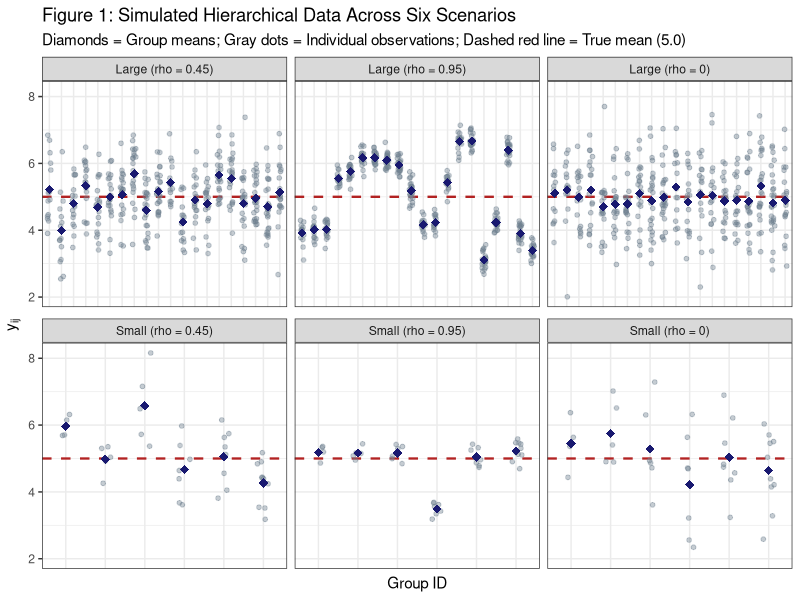
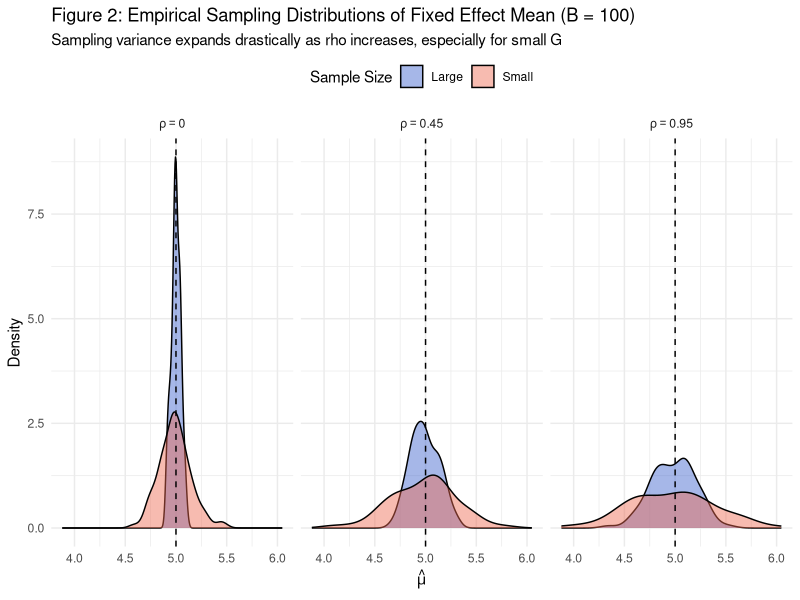
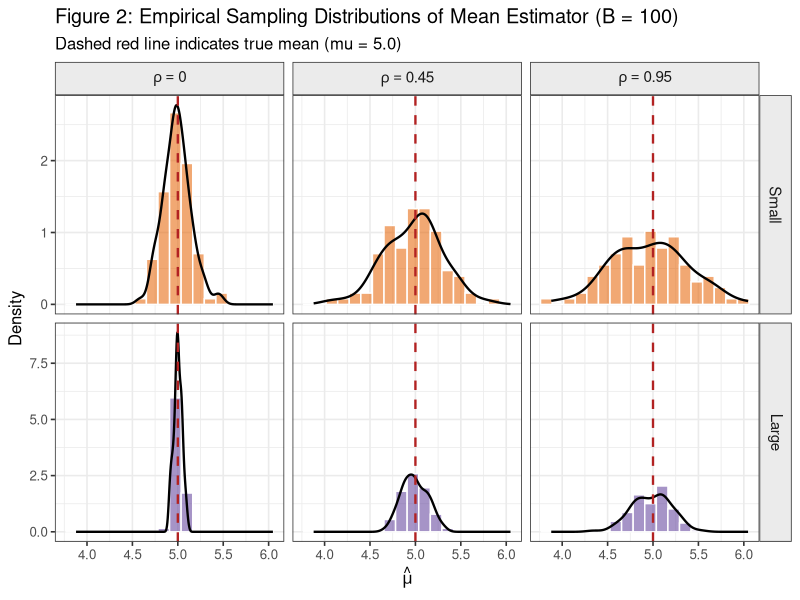

These charts were generated, in order, by the following R code:
## Assignment 2 Q3 ##
library(lme4)
library(ggplot2)
library(dplyr)
library(tidyr)

set.seed(123)

# -------------------------------------------------------------------------
# Define Design Configurations
# -------------------------------------------------------------------------
mu_true <- 5.0
sigma_tot_sq <- 1.0
rho_vals <- c(0.00, 0.45, 0.95)

# Unbalanced group setups
g_sizes_small <- c(4, 5, 6, 7, 8, 10) # G = 6, N = 40
set.seed(42)
g_sizes_large <- c(14, 15, 17, 18, 19, 20, 21, 22, 24, 25,
                   15, 16, 18, 19, 21, 22, 23, 25, 26, 20) # G = 20, N = 400

scenarios <- expand.grid(
  Size = c("Small", "Large"),
  Rho_True = rho_vals,
  stringsAsFactors = FALSE
)

# Simulator function
simulate_lmm_data <- function(group_sizes, mu, rho, sig_tot = 1.0) {
  sig_a_sq   <- rho * sig_tot
  sig_eps_sq <- (1 - rho) * sig_tot
  
  G <- length(group_sizes)
  a_i <- rnorm(G, mean = 0, sd = sqrt(sig_a_sq))
  
  group_vec <- rep(1:G, times = group_sizes)
  a_expanded <- rep(a_i, times = group_sizes)
  eps_ij <- rnorm(sum(group_sizes), mean = 0, sd = sqrt(sig_eps_sq))
  
  data.frame(
    group = factor(group_vec),
    y = mu + a_expanded + eps_ij
  )
}

# -------------------------------------------------------------------------
# Part (i): Single Realization per Scenario
# -------------------------------------------------------------------------
single_run_results <- list()
sim_datasets <- list()

for (k in 1:nrow(scenarios)) {
  sz  <- scenarios$Size[k]
  rho <- scenarios$Rho_True[k]
  g_sizes <- if (sz == "Small") g_sizes_small else g_sizes_large
  
  df_sim <- simulate_lmm_data(g_sizes, mu_true, rho)
  sim_datasets[[paste(sz, rho, sep = "_")]] <- df_sim %>%
    mutate(Scenario = paste0(sz, " (rho = ", rho, ")"))
  
  fit <- lmer(y ~ 1 + (1 | group), data = df_sim)
  
  # Point estimates
  mu_est <- fixef(fit)["(Intercept)"]
  se_mu  <- summary(fit)$coefficients["(Intercept)", "Std. Error"]
  ci_mu  <- mu_est + c(-1, 1) * 1.96 * se_mu
  
  vc <- as.data.frame(VarCorr(fit))
  sig_a_est_sq   <- ifelse(any(vc$grp == "group"), vc$vcov[vc$grp == "group"], 0)
  sig_eps_est_sq <- vc$vcov[vc$grp == "Residual"]
  rho_est        <- sig_a_est_sq / (sig_a_est_sq + sig_eps_est_sq)
  
  single_run_results[[k]] <- data.frame(
    Size          = sz,
    N             = sum(g_sizes),
    G             = length(g_sizes),
    True_Rho      = rho,
    True_Mu       = mu_true,
    Est_Mu        = round(mu_est, 3),
    CI_Lower      = round(ci_mu[1], 3),
    CI_Upper      = round(ci_mu[2], 3),
    True_Sig_a2   = round(rho * sigma_tot_sq, 3),
    Est_Sig_a2    = round(sig_a_est_sq, 3),
    True_Sig_eps2 = round((1 - rho) * sigma_tot_sq, 3),
    Est_Sig_eps2  = round(sig_eps_est_sq, 3),
    Est_Rho       = round(rho_est, 3)
  )
}
table_part_i <- do.call(rbind, single_run_results)

# -------------------------------------------------------------------------
# Part (ii): B = 100 Repetitions
# -------------------------------------------------------------------------
B <- 100
mc_results <- list()
all_mc_draws <- list()

for (k in 1:nrow(scenarios)) {
  sz  <- scenarios$Size[k]
  rho <- scenarios$Rho_True[k]
  g_sizes <- if (sz == "Small") g_sizes_small else g_sizes_large
  
  mu_hats <- numeric(B)
  
  for (b in 1:B) {
    df_b <- simulate_lmm_data(g_sizes, mu_true, rho)
    fit_b <- suppressMessages(lmer(y ~ 1 + (1 | group), data = df_b))
    mu_hats[b] <- fixef(fit_b)["(Intercept)"]
  }
  
  avg_mu <- mean(mu_hats)
  var_mu <- var(mu_hats)
  se_avg <- sqrt(var_mu / B)
  ci_avg_mu <- avg_mu + c(-1, 1) * 1.96 * se_avg
  
  mc_results[[k]] <- data.frame(
    Size             = sz,
    True_Rho         = rho,
    Avg_Est_Mu_B100  = round(avg_mu, 3),
    Var_Est_Mu_B100  = round(var_mu, 4),
    CI_Avg_Lower     = round(ci_avg_mu[1], 3),
    CI_Avg_Upper     = round(ci_avg_mu[2], 3)
  )
  
  all_mc_draws[[k]] <- data.frame(
    Estimate = mu_hats,
    Size     = sz,
    Rho      = factor(paste0("rho == ", rho))
  )
}
table_part_ii <- do.call(rbind, mc_results)

# Assemble Master Table 1
Table_1 <- left_join(table_part_i, table_part_ii, by = c("Size", "True_Rho"))

combined_data <- bind_rows(sim_datasets)

ggplot(combined_data, aes(x = group, y = y)) +
  geom_hline(yintercept = mu_true, linetype = "dashed", color = "firebrick", linewidth = 0.8) +
  geom_jitter(width = 0.15, alpha = 0.4, size = 1.3, color = "slategray") +
  stat_summary(fun = mean, geom = "point", shape = 18, size = 2.8, color = "midnightblue") +
  facet_wrap(~ Scenario, scales = "free_x", ncol = 3) +
  labs(
    title = "Figure 1: Simulated Hierarchical Data Across Six Scenarios",
    subtitle = "Diamonds = Group means; Gray dots = Individual observations; Dashed red line = True mean (5.0)",
    x = "Group ID",
    y = expression(y[ij])
  ) +
  theme_bw(base_size = 11) +
  theme(axis.text.x = element_blank(), axis.ticks.x = element_blank())

mc_plot_data <- bind_rows(all_mc_draws)

ggplot(mc_plot_data, aes(x = Estimate, fill = Size)) +
  geom_density(alpha = 0.45) +
  geom_vline(xintercept = mu_true, linetype = "dashed", color = "black") +
  facet_wrap(~ Rho, labeller = label_parsed, ncol = 3) +
  labs(
    title = "Figure 2: Empirical Sampling Distributions of Fixed Effect Mean (B = 100)",
    subtitle = "Sampling variance expands drastically as rho increases, especially for small G",
    x = expression(hat(mu)),
    y = "Density",
    fill = "Sample Size"
  ) +
  scale_fill_manual(values = c("Small" = "coral2", "Large" = "royalblue3")) +
  theme_minimal(base_size = 11) +
  theme(legend.position = "top")

##########################################################################

# Ensure Size and Rho have clean factor ordering for display
mc_plot_data$Size <- factor(mc_plot_data$Size, levels = c("Small", "Large"))
mc_plot_data$Rho_Label <- factor(
  mc_plot_data$Rho,
  levels = c("rho == 0", "rho == 0.45", "rho == 0.95"),
  labels = c("rho == 0.00", "rho == 0.45", "rho == 0.95")
)

ggplot(mc_plot_data, aes(x = Estimate)) +
  # Histogram with density scaling
  geom_histogram(aes(y = after_stat(density), fill = Size), 
                 bins = 18, color = "white", alpha = 0.55) +
  # Smoothed empirical density
  geom_density(color = "black", linewidth = 0.8) +
  # Reference line at true mean mu = 5.0
  geom_vline(xintercept = 5.0, linetype = "dashed", color = "firebrick", linewidth = 0.8) +
  # 2 rows (Size) by 3 columns (Rho)
  facet_grid(Size ~ Rho_Label, labeller = label_parsed, scales = "free_y") +
  scale_fill_manual(values = c("Small" = "#E66101", "Large" = "#5E3C99")) +
  labs(
    title = "Figure 2: Empirical Sampling Distributions of Mean Estimator (B = 100)",
    subtitle = "Dashed red line indicates true mean (mu = 5.0)",
    x = expression(hat(mu)),
    y = "Density"
  ) +
  theme_bw(base_size = 12) +
  theme(
    legend.position = "none",
    strip.background = element_rect(fill = "grey92"),
    strip.text = element_text(face = "bold", size = 11)
  )
